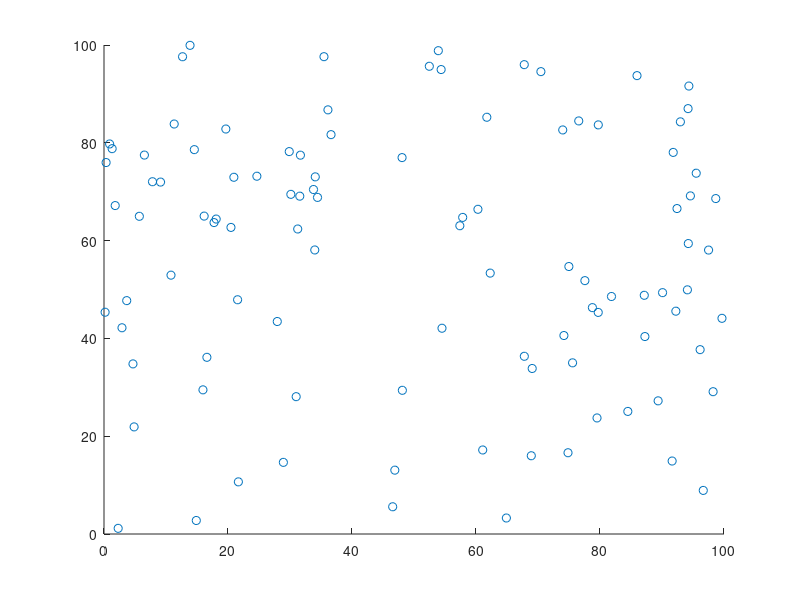

Reproduce this figure in MATLAB. (Note: this script raises an error after producing the figure.)
clear all
close all

%% Create virtual area with randomly placed sensors
% Consider the situation where we randomly place sensors in a square area of 100x100 m 2 to
% measure a certain quantity (for example temperature, density, ...).

% Set random seed for repeatability
rng(5);

% Define the area, amount of sensors and upper and lower bound of the
% measured values from the sensors in the network.
area = 100; % Meter (area x area)
n = 101;     % Number of nodes
lower = -10;% Lower bound of sensor measurement
upper = 30; % Upper bound of sensor measurement

% Define the coordinates of the sensors and place them in the area.
coordinates = area*rand([n 2]);
measurment = lower + (upper - lower).*rand(n,1);
figure(1)
scatter(coordinates(:, 1), coordinates(:, 2))

%% Construct a proper connected sensor network
% • Design a proper connected sensor network that covers the area of the plant by using a
% reasonable number of sensors. How many do we need to guarantee a connected sensor
% network? Motivate your choice.

% Given the maximal coverage distance between consecutive sensors, compute
% the minimum amount of sensors needed to guarantee a proper connected sensor
% network.
sensorRadius = 10;                          % Define sensor coverage in m
nNeeded = ceil(find_n(sensorRadius)*area);  % 
r = sqrt((2*log(n))/(n))*area;
prob = 1 - 1/n^2;
sensorRadius = r;
distanceSensors = zeros(n);
inRadius = zeros(n);
neighbors = [];
neighbors_pdmm = [];
D = zeros(n);
A = zeros(n);

for i = 1:n
    for j = 1:n
        distanceSensors(i,j) = sqrt((coordinates(i,1) - coordinates(j,1))^2 + (coordinates(i,2) - coordinates(j,2))^2);
        if distanceSensors(i,j) <= sensorRadius && i<j
            inRadius(i,j) = 1;
            neighbors = [neighbors ; i , j]; 
        end
        if distanceSensors(i,j) <= sensorRadius && i~=j
            neighbors_pdmm = [neighbors_pdmm ; i , j]; 
            A(i,j) = 1;
            D(i,i) = D(i,i) + 1;
        end  
    end
end

if nnz(diag(D)) ~= length(diag(D))
    disp("ERROR")
    return
end

figure(2)
hold on
title(['# Sensors = ' num2str(n), ' Radius = ', num2str(sensorRadius), ' prob = ', num2str(prob)])
scatter(coordinates(:,1), coordinates(:,2))
for k = 1:length(neighbors)

    x_temp1 = coordinates(neighbors(k,1),1); % Get first x coordinate
    y_temp1 = coordinates(neighbors(k,1),2); % Get first y coordinate

    x_temp2 = coordinates(neighbors(k,2),1); % Get second x coordinate
    y_temp2 = coordinates(neighbors(k,2),2); % Get second y coordinate
    % Plot lines between neighboring nodes
    plot([x_temp1, x_temp2] ,[y_temp1, y_temp2], '--', Color='k')
end    
hold off


%% • Suppose the sensor network would like to compute the average value of the 
% measurement data. In addition to a randomised gossip implementation, which will
% serve as a baseline method, implement the average consensus problem using the
% PDMM algorithm. Report the performance in terms of convergence speed and number
% of transmissions and compare this to the results obtained by the randomised gossip
% algorithm.

% Randomized Gossip
%selectedNode = ceil(1 + (n - 1)*rand(1));
W_i_j = zeros(n);
%W_Bar = zeros([n*n n]);
% Initialize 
P = generate_p_matrix(inRadius);

W_bar = zeros(n);
for i = 1:n
    for j = i+1:n 
        if P(i,j) > 0
            e_i = zeros([n 1]);
            e_i(i,:) = 1;
            e_j = zeros([n 1]);
            e_j(j,:) = 1;
            W_i_j = eye(n) - (1/2)*(e_i - e_j)*(e_i - e_j)';
            W_bar = W_bar + P(i,j)*W_i_j;
        end
    end
end    

numberEdges = size(neighbors,1);

W_cell = cell(numberEdges,1);

for k = 1:numberEdges
    i = neighbors(k,1);
    j = neighbors(k,2);
    e_i = zeros(n,1); e_i(i) = 1;
    e_j = zeros(n,1); e_j(j) = 1;
    W_cell{k} = eye(n) - 0.5 * (e_i - e_j) * (e_i - e_j)';
end

cvx_begin
    variable p(numberEdges) nonnegative

    W_bar = 0;
    for k = 1:numberEdges
        W_bar = W_bar + p(k) * W_cell{k};
    end    
    W_bar = W_bar / n;
    %eigval = eigs(W_bar);
    minimize (lambda_max(W_bar - (1/n)*ones(n)))
    %minimize (lambda_sum_largest(W_bar,2))
    %minimize (svd)

    for i = 1:n
        idx = (neighbors(:,1) == i) | (neighbors(:,2) == i);
        sum(p(idx)) == 1;
    end    
cvx_end
W_bar = full(W_bar);
P_opt = zeros(n);
for k = 1:numberEdges
    i = neighbors(k,1);
    j = neighbors(k,2);
    P_opt(i,j) = p(k);
    P_opt(j,i) = p(k); % symmetric
end
%%
x = measurment;
K = 1000000;
meanBase = mean(x);
error = zeros([K+1 1]);
transmissions_gossip = 0;
for k = 1:K
    error(k,1) = norm(x - meanBase,2)^2/n;
    index = randi([1 numberEdges], 1);
    % pickedNode = randi([1 n], 1);  %Pick uniformly a random node
    % edge_idx = randsample(n, 1, true, P_opt(pickedNode,:)); % pick edge node according to optimal P_opt
    % i = pickedNode;%neighbors(edge_idx, 1);
    % j = edge_idx;%neighbors(edge_idx, 2);
    % avg = (x(i) + x(j))/2;
    % x(i) = avg;
    % x(j) = avg;
    x = W_cell{index}*x;
    transmissions_gossip = transmissions_gossip + 2;
end    
error(k+1,1) = norm(x - meanBase,2)^2/n;

% figure(3)
% plot(error)
% xticks(0:1000:transmissions_gossip)
% set(gca, 'YScale', 'log')
fprintf('Final error: %f \n', error(end))

%% PDMM
A_pdmm = -triu(A) + tril(A);

x_pdmm = measurment;
a = measurment;
meanBase_pdmm = mean(x_pdmm);
K = 100; % Number of iterations
c = 0.2;
error_pdmm = zeros([K  1]);
Z = zeros(n);
%error_pdmm = [];
updated = zeros(n);
Y = zeros(n);
%d = diag(D); % Degree of every node
transmission_pdmm_mean = 0;
for k = 1:K
    error_pdmm(k,1) = norm(x_pdmm - meanBase_pdmm,2)^2/n;
    for i = 1:n  % Synchronous
        sumNeighbors = 0;
        pdmm_neighbors = find(neighbors_pdmm(:,1) == i);
        d = length(pdmm_neighbors);
        for index = pdmm_neighbors' % Transpose such that it iterates through it
            j = neighbors_pdmm(index, 2);
            if A_pdmm(i,j) == 0
                disp('Error: A_pdmm == 0')
                return
            end
            updated(i,j) = updated(i,j) + 1;
            sumNeighbors = sumNeighbors + A_pdmm(i,j)*Z(i,j);
        end
    % Primal Update equation 
        x_pdmm(i) = (a(i) - sumNeighbors)/ (1+ c*d);
        for index = pdmm_neighbors'
            j = neighbors_pdmm(index, 2);
            Y(i,j) = Z(i,j) + 2*c*A_pdmm(i,j)*x_pdmm(i); %Y update equation
            transmission_pdmm_mean = transmission_pdmm_mean + 1;
            %Z(j,i) = Y(i,j); %Z update equation
        end    
    end   
    % for i = 1:n
    %     pdmm_neighbors = find(neighbors_pdmm(:,1) == i);
    %     for index = pdmm_neighbors'
    %         j = neighbors_pdmm(index, 2);
    %         Y(i,j) = Z(i,j) + 2*c*A_pdmm(i,j)*x_pdmm(i); %Y update equation
    %         transmission_pdmm_mean = transmission_pdmm_mean + 1;
    % 
    %     end
    % %transmission_pdmm_mean = transmission_pdmm_mean + 1;
    % end
    for i = 1:n
        pdmm_neighbors = find(neighbors_pdmm(:,1) == i);
        for index = pdmm_neighbors'
            j = neighbors_pdmm(index, 2);
            Z(j,i) = Y(i,j);
        end
    end 
end

%error_pdmm(k + 1,1) = norm(x_pdmm - meanBase_pdmm,2)^2/n;

% figure(5)
% hold on
% grid on
% plot(error_pdmm)
% 
% legend('Randomised Gossip', 'PDMM')
% set(gca, 'YScale', 'log')
% set(gca, 'XScale', 'linear')
% ylim([10e-15 10e5])
% hold off
fprintf('Final error: %f \n', error_pdmm(end))
%% • Suppose the sensor network would like to compute the median of the measurement
% data. Implement the median consensus problem using the PDMM algorithm.

medianBase_pdmm = median(measurment);

A_pdmm_medi = -triu(A) + tril(A);

x_pdmm_medi = measurment;
a_medi = measurment;

K = 10000; % Number of iterations
c = 0.5;
error_pdmm_medi = zeros([K 1]);
Z_medi = zeros(n);
updated = zeros(n);
Y_medi = zeros(n);
%d = diag(D); % Degree of every node
transmissions_pdmm_medi = 0;
for k = 1:K
    error_pdmm_medi(k,1) = norm(x_pdmm_medi - medianBase_pdmm,2)^2/n;
    for i = 1:n 
        sumNeighbors_medi = 0;

        pdmm_neighbors = find(neighbors_pdmm(:,1) == i);
        d_medi = length(pdmm_neighbors);
        for index = pdmm_neighbors' % Transpose such that it iterates through it
            j = neighbors_pdmm(index, 2);
            if A_pdmm_medi(i,j) == 0
                disp('Error: A_pdmm == 0')
                return
            end
            updated(i,j) = updated(i,j) + 1;
            sumNeighbors_medi = sumNeighbors_medi + A_pdmm_medi(i,j)*Z_medi(i,j);
        end
    % X Update equation
        if (-1 - sumNeighbors_medi)/ (c*d_medi) > a(i)
            x_pdmm_medi(i) = (-1 - sumNeighbors_medi)/ (c*d_medi);
        elseif (1 - sumNeighbors_medi)/ (c*d_medi) < a(i)
            x_pdmm_medi(i) = (1 - sumNeighbors_medi)/ (c*d_medi);
        else
            x_pdmm_medi(i) = a(i);%(0 - sumNeighbors_medi)/ (c*d_medi);
        end
        
        for index = pdmm_neighbors'
            j = neighbors_pdmm(index, 2);
            Y_medi(i,j) = Z_medi(i,j) + 2*c*A_pdmm_medi(i,j)*x_pdmm_medi(i); %Y update equation
            %Z(j,i) = Y(i,j); %Z update equation
            transmissions_pdmm_medi = transmissions_pdmm_medi + 1;
        end    
    end   
    for i = 1:n
        pdmm_neighbors_medi = find(neighbors_pdmm(:,1) == i);
        for index = pdmm_neighbors_medi'
            j = neighbors_pdmm(index, 2);
            Z_medi(j,i) = (1/2)*(Y_medi(i,j) + Z_medi(j,i)) ;
        end
    end    
end

%error_pdmm_medi(k + 1,1) = norm(x_pdmm_medi - medianBase_pdmm,2)^2/n;

% figure(4)
% hold on
% grid on
% plot(error_pdmm_medi)
% legend('PDMM')
% set(gca, 'YScale', 'log')
% ylim([10e-15 10e5])
% hold off
fprintf('Final error: %f \n', error_pdmm_medi(end))



%% Plotting everything
% Plot error of mean consensus problem
transmissions = linspace(0, transmissions_gossip, transmissions_gossip/2 + 1);
transmissions_pdmm = linspace(0, transmission_pdmm_mean, 100);

figure(3)
clf(3)
hold on
semilogy(transmissions, error, 'b', 'LineWidth', 1.5)
semilogy(transmissions_pdmm, error_pdmm, 'r', 'LineWidth', 1.5)


legend({'Randomised gossip', ...
        'PDMM'}, ...
       'Location', 'northeast', ...
       'FontSize', 10);


grid on
title(['Mean Consensus problem Nodes = ' , num2str(n)])
xlabel('transmissions', 'FontSize', 12);
ylabel('$\|x^{(k)} - x^*\|$', 'Interpreter', 'latex', 'FontSize', 14);
set(gca, 'YScale', 'log');
ylim([1e-10 1e2]);
hold off

% Plot error median consensu problem

transmissions_pdmm_medi_plot = linspace(0, transmissions_pdmm_medi, 10000);

figure(4)
clf(4)
hold on
%semilogy(transmissions, error, 'b', 'LineWidth', 1.5)
semilogy(transmissions_pdmm_medi_plot, error_pdmm_medi, 'b', 'LineWidth', 1.5)


legend({'PDMM'}, ...
       'Location', 'northeast', ...
       'FontSize', 10);


grid on
title(['Median Consensus problem Nodes = ' , num2str(n)])
xlabel('transmissions', 'FontSize', 12);
ylabel('$\|x^{(k)} - x^*\|$', 'Interpreter', 'latex', 'FontSize', 14);
set(gca, 'YScale', 'log');
ylim([1e-10 1e2]);
hold off
